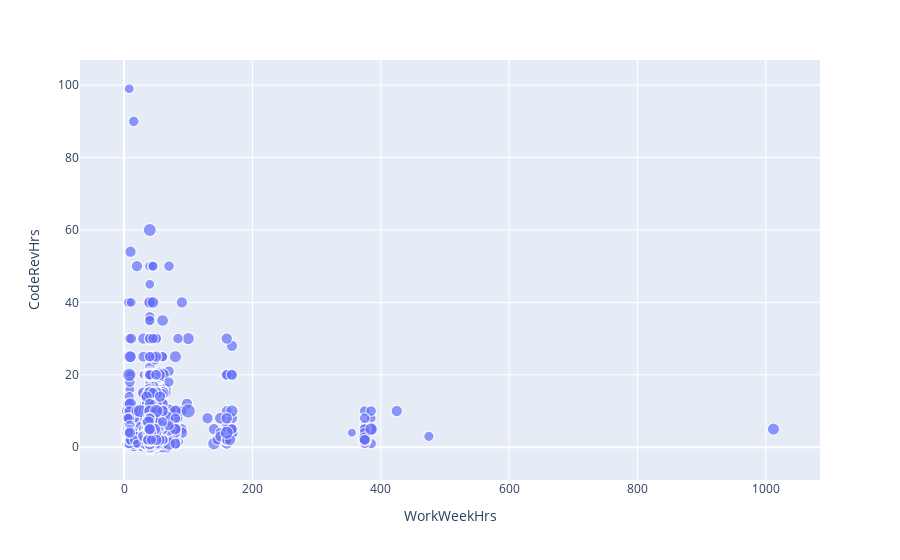

Notebook code cell kept with this figure:
### Markdown cell above
Create a bubble plot of `WorkWeekHrs` and `CodeRevHrs`, use `Age` column as bubble size.

### Code cell
# your code goes here
import plotly.express as px
import numpy as np
QUERY = """
SELECT Age, WorkWeekHrs, CodeRevHrs
FROM master
"""
df = pd.read_sql_query(QUERY,conn)
df["Age"].replace(np.nan, 0, inplace = True)
fig = px.scatter(df, x="WorkWeekHrs", y="CodeRevHrs", size = "Age")
fig.show()

### Figure 1 — Plotly figure (JSON) as saved in the notebook; plotly's stock layout.template omitted (floating-point values rounded to 4 significant figures; data arrays with more than 128 entries replaced by an {"elided": "..."} marker saying what was removed)
{"data": [{"hovertemplate": "WorkWeekHrs=%{x}<br>CodeRevHrs=%{y}<br>Age=%{marker.size}<extra></extra>", "legendgroup": "", "marker": {"color": "#636efa", "size": {"elided": "11398 int values"}, "sizemode": "area", "sizeref": 0.2475, "symbol": "circle"}, "mode": "markers", "name": "", "showlegend": false, "type": "scattergl", "x": {"elided": "11398 float values"}, "xaxis": "x", "y": {"elided": "11398 float values"}, "yaxis": "y"}], "layout": {"autosize": true, "legend": {"itemsizing": "constant", "tracegroupgap": 0}, "margin": {"t": 60}, "xaxis": {"anchor": "y", "autorange": true, "domain": [0, 1], "range": [-65.02, 1081.0], "title": {"text": "WorkWeekHrs"}, "type": "linear"}, "yaxis": {"anchor": "x", "autorange": true, "domain": [0, 1], "range": [-10.41, 107.9], "title": {"text": "CodeRevHrs"}, "type": "linear"}}}
